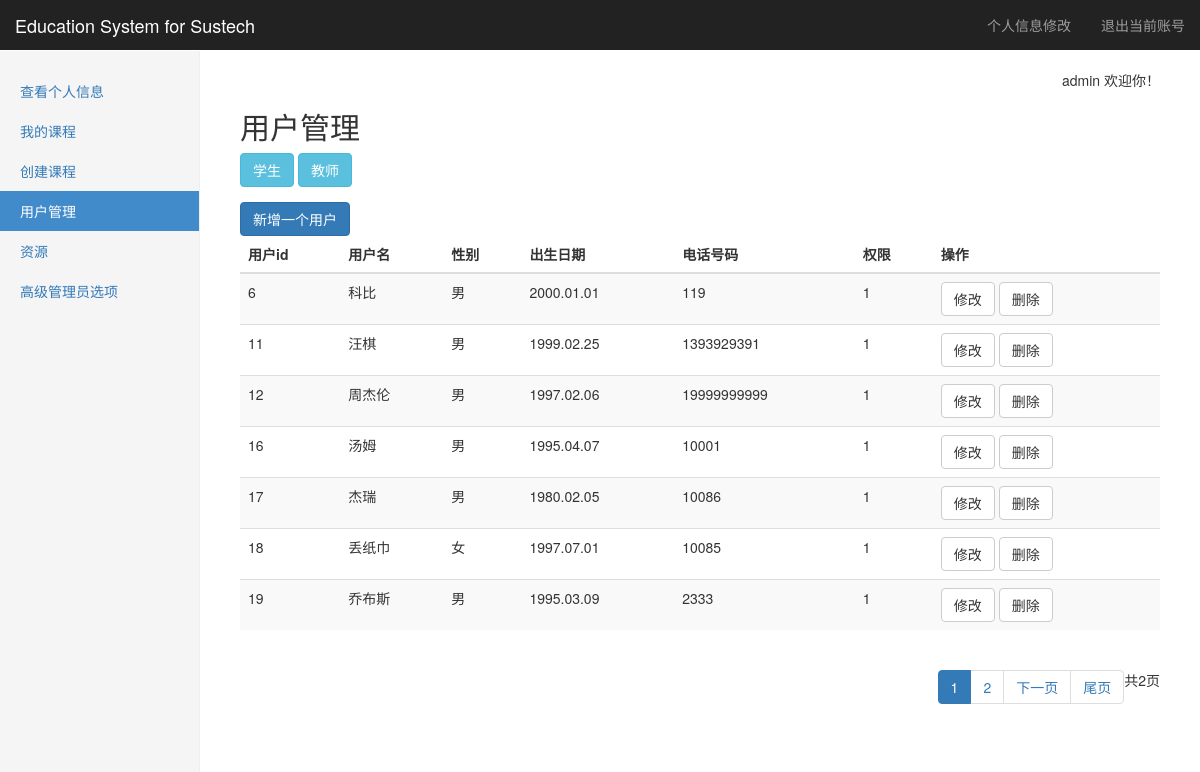
The app's page /account (signed in) with its own data.
### tables this page shows
CREATE TABLE "infor" (
	`userid`	int NOT NULL,
	`telephone`	string NOT NULL,
	`sex`	string NOT NULL,
	`born`	string NOT NULL
);

CREATE TABLE "account" (
	`userid`	INTEGER NOT NULL PRIMARY KEY AUTOINCREMENT,
	`username`	string NOT NULL,
	`password`	string NOT NULL,
	`privilege`	int NOT NULL
);

### Listener.py (the view, shortened to what this page needs)
@app.route(account_url, methods=['GET', 'POST'])
def account():
    Infor=SQL_Infor(get_db())
    Account=SQL_Account(get_db())
    if not (session.get('login') and session.get('username') and session.get('privilege')):
        return redirect(url_for('logout'))
    username = session['username']
    p = session['privilege']
    sidebar = GetSideBar(GetBar(p), '用户管理')
    page= request.args.get('p', 1)
    privilege=request.args.get('privilege','1')
    if(p!=3):
        return redirect(url_for("introduction"))
    if(privilege=="2"):
        user=Infor.GetUserBYprivilege(2)
    else:
        user = Infor.GetUserBYprivilege(1)
    data=GetPageDict(page,user, pageoffset - 2, maxshow)
    return render_template("account.html",username=username,p=p,sidebar=sidebar,data=data,start=start,privilege=privilege)

### Config/Link_db.py (called while the page is built)
    def select(self,sql):
        try:
            self.__cursor.execute(sql)
            data = self.__cursor.fetchall()
            return data
        except:
            print("Error: unable to fecth data with sql query: "+sql)
            return False

    def close(self):
        if(self.__db!=None):
            self.__db.close()

### Listener.py (called while the page is built)
def get_db():   #使用flask的g对象，每次访问都会有个独立的g对象，保证线程的数据库操作的安全
    if not hasattr(g, 'db'):
        g.db = Link_db()
    return g.db

def GetBar(privilege):  #根据用户privilege返回不同的sidebar
    if(privilege==3):
        return adminbar
    elif(privilege==2):
        return teacherbar
    elif(privilege==1):
        return studentbar

### SQL_libarary/Func_lib.py (called while the page is built)
def GetSideBar(sidebar,activebar=None): #对sidebar进行整理并返回整理好的元组
    result=[]
    for key in sidebar:
        bar1={}
        bar1['name']=key
        bar1['href']=sidebar[key]
        if(activebar==key):
            bar1['active']='active'
        result.append(bar1)
    return result

### SQL_libarary/SQL_Infor.py (called while the page is built)
    def GetUserBYprivilege(self,privilege):
        sql = "select i.userid,username,born,sex,telephone,privilege from %s i join %s a on a.userid=i.userid where privilege=%s"\
              %(InforTable,AccountTable,privilege)
        data = self.__db.select(sql)
        result=[]
        for i in data:
            mydict={'userid':i[0],'username':i[1],'born':i[2],'sex':i[3],'telephone':i[4],'privilege':i[5]}
            result.append(mydict)
        return result

### templates/account.html (shortened to what this page needs)
{% extends "layout.html" %}
{% block body %}
<h2>用户管理</h2>
<div class="form-group">
<button class="btn btn-info" onclick="go(1);">学生</button>
<button class="btn btn-info" onclick="go(2);">教师</button>
</div>
<button class="btn btn-primary" onclick="show3();">新增一个用户</button>
<div class="table-responsive">
            <table class="table table-striped">
              <thead>
                <tr>
                  <th>用户id</th>
                  <th>用户名</th>
                  <th>性别</th>
                  <th>出生日期</th>
				  <th>电话号码</th>
				  <th>权限</th>
				  <th>操作</th>
                </tr>
              </thead>
			  <tbody>
                {% for i in data.showdict %}
				<tr>
					<td>{{ i.userid }}</td>
					<td>{{ i.username }}</td>
					<td>{{ i.sex}}</td>
					<td>{{ i.born }}</td>
					<td>{{ i.telephone }}</td>
					<td>{{ i.privilege }}</td>
					<td>
					<button class="btn btn-default"
						onclick=
	"show1('{{ i.username }}','{{ i.sex }}','{{ i.born }}','{{ i.telephone }}','{{ i.privilege }}')">
						修改
						</button>
						<button class="btn btn-default"
						onclick=
	"show2('{{ i.username }}','{{ i.sex }}','{{ i.born }}','{{ i.telephone }}','{{ i.privilege }}')">
						删除
						</button>
					</td>
				</tr>
				{% endfor %}
			</tbody>
            </table>
	{% if data %}
	<div class="pull-right">
			<ul class="pagination">
				{% for dic in data.page_list %}
				{% if dic==data.nowpage%}
				<li class="active"><a href="/account?p={{dic}}&privilege={{privilege}}">{{dic}}</a></li>
				{%else%}
				<li><a href="/account?p={{dic}}&privilege={{privilege}}">{{dic}}</a></li>
				{%endif%}
				{%endfor%}
				{% if data.nowpage < data.total%}
				<li class=''><a href='/account?p={{data.nowpage+1}}&privilege={{privilege}}'>下一页</a></li>
				<li class=''><a href='/account?p={{data.total}}&privilege={{privilege}}'>尾页</a></li>
				{%endif%}
			共{{data.total}}页
			</ul>
	</div>
	{% endif %}
</div>
<link href="../static/css/bootstrap-datetimepicker.min.css" rel="stylesheet" />
{% endblock %}

### static/css/dashboard.css (style rules this page uses)
body { padding-top: 50px; }

### records on screen
infor: userid "6", username "科比", sex "男", born "2000.01.01", telephone "119", privilege "1"
infor: userid "11", username "汪棋", sex "男", born "1999.02.25", telephone "1393929391", privilege "1"
infor: userid "12", username "周杰伦", sex "男", born "1997.02.06", telephone "19999999999", privilege "1"
infor: userid "16", username "汤姆", sex "男", born "1995.04.07", telephone "10001", privilege "1"
infor: userid "17", username "杰瑞", sex "男", born "1980.02.05", telephone "10086", privilege "1"
infor: userid "18", username "丢纸巾", sex "女", born "1997.07.01", telephone "10085", privilege "1"
infor: userid "19", username "乔布斯", sex "男", born "1995.03.09", telephone "2333", privilege "1"

### other values on screen
{{ bar.name }} "查看个人信息" "我的课程" "创建课程" "用户管理" "资源" "高级管理员选项"
{{ username }} "admin"
{{ dic }} "1"
{{ dic }} "2"
{{ data.total }} "2"
